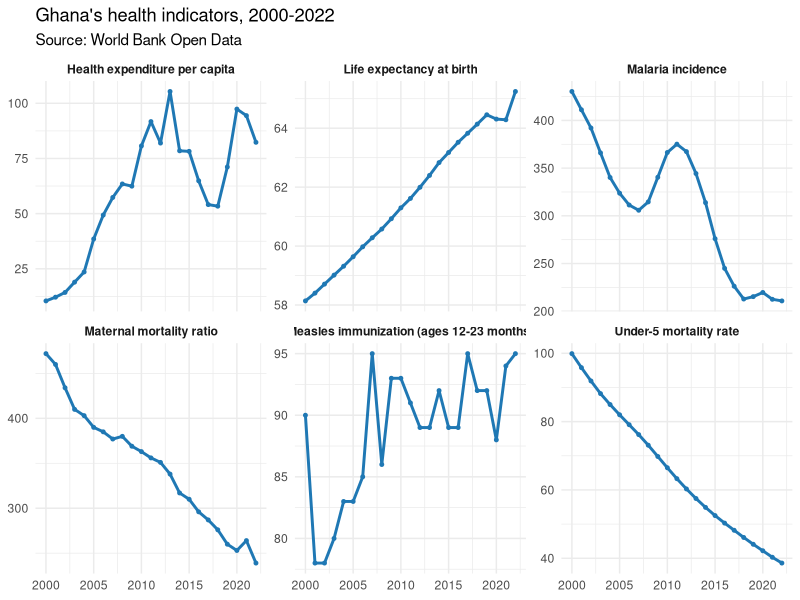
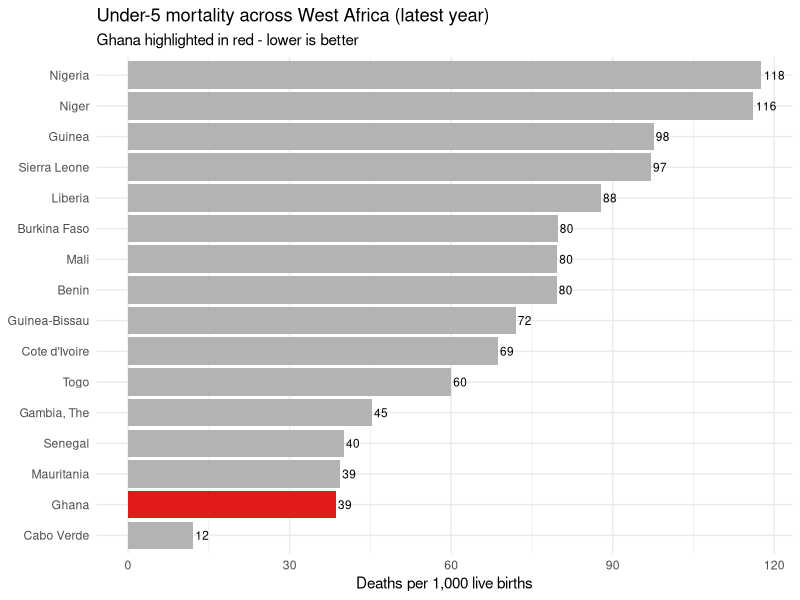

Reproduce these figures in R, in order.
# =============================================================================
#  02_preview.R
#  Quick validation / README preview charts (the recruiter-facing interactive
#  dashboard is built in Power BI / Tableau - see DASHBOARD_GUIDE.md).
# =============================================================================

suppressMessages({ library(dplyr); library(tidyr); library(ggplot2); library(readr) })

dir.create("preview", showWarnings = FALSE)

fact <- read_csv("data/fact_health_long.csv", show_col_types = FALSE)
dim_c <- read_csv("data/dim_country.csv",      show_col_types = FALSE)
dim_i <- read_csv("data/dim_indicator.csv",    show_col_types = FALSE)

df <- fact %>%
  left_join(dim_c, by = "iso3") %>%
  left_join(dim_i, by = "indicator_code")

# ---- 1. Ghana's progress across key indicators (the headline story) --------
key <- c("Life expectancy at birth", "Under-5 mortality rate",
         "Maternal mortality ratio", "Malaria incidence",
         "Measles immunization (ages 12-23 months)", "Health expenditure per capita")

p1 <- df %>%
  filter(is_ghana, indicator_name %in% key) %>%
  ggplot(aes(year, value)) +
  geom_line(color = "#1f78b4", linewidth = 1) +
  geom_point(color = "#1f78b4", size = 1) +
  facet_wrap(~ indicator_name, scales = "free_y") +
  labs(title = "Ghana's health indicators, 2000-2022",
       subtitle = "Source: World Bank Open Data",
       x = NULL, y = NULL) +
  theme_minimal(base_size = 11) +
  theme(strip.text = element_text(face = "bold"))

ggsave("preview/ghana_trends.png", p1, width = 9, height = 5.5, dpi = 130)

# ---- 2. West Africa ranking: under-5 mortality (latest year), Ghana shown --
p2 <- df %>%
  filter(is_west_africa, indicator_name == "Under-5 mortality rate") %>%
  group_by(iso3, country_name) %>%
  filter(year == max(year)) %>%
  ungroup() %>%
  ggplot(aes(reorder(country_name, value), value, fill = is_ghana)) +
  geom_col() +
  geom_text(aes(label = round(value, 0)), hjust = -0.15, size = 3) +
  coord_flip() +
  scale_fill_manual(values = c("FALSE" = "grey70", "TRUE" = "#e31a1c"), guide = "none") +
  labs(title = "Under-5 mortality across West Africa (latest year)",
       subtitle = "Ghana highlighted in red - lower is better",
       x = NULL, y = "Deaths per 1,000 live births") +
  theme_minimal(base_size = 11)

ggsave("preview/westafrica_ranking.png", p2, width = 8, height = 5, dpi = 130)

cat("Preview charts written to ./preview/\n")
